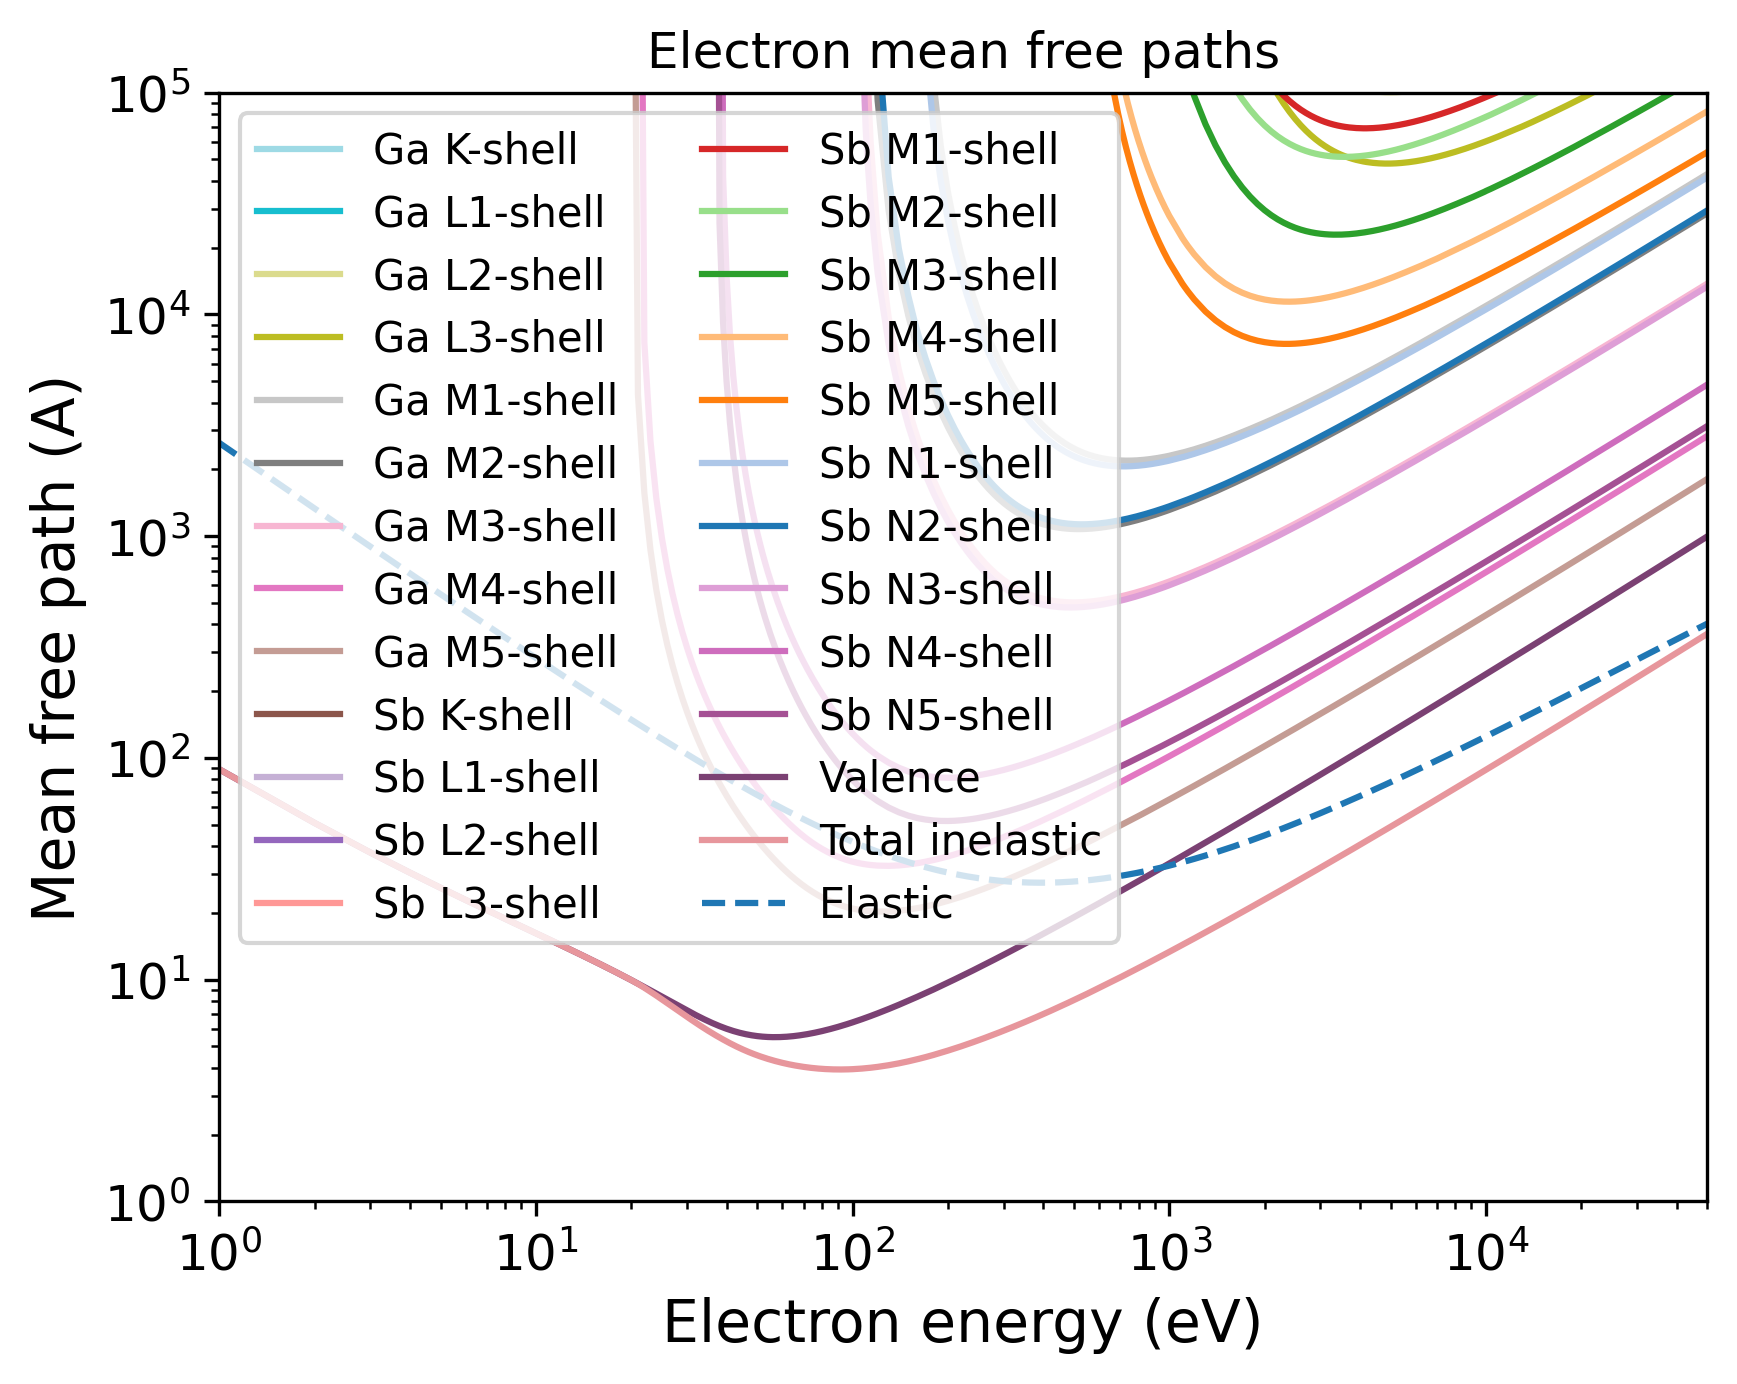

The script that saved this image:
import pandas as pd
import numpy as np
import matplotlib.pyplot as plt
import matplotlib.cm as cm
# Set the format:
plt.xlabel("Electron energy (eV)", fontsize=14)
plt.ylabel("Mean free path (A)", fontsize=14)
plt.xticks(fontsize=12)
plt.yticks(fontsize=12)
plt.grid(False)
# Set the axes:
# Read the output file:
df = pd.read_csv(r"OUTPUT_GaSb_Electron_IMFP.dat", sep=r'\s+', header=None, comment="#", skipinitialspace=True)
plt.xscale("log")
plt.yscale("log")
# Prepare the plot:
columns_to_plot = [ 1, 2, 3, 4, 5, 6, 7, 8, 9, 10, 11, 12, 13, 14, 15, 16, 17, 18, 19, 20, 21, 22, 23, 24, 25]
labels = [ "Ga K-shell", "Ga L1-shell", "Ga L2-shell", "Ga L3-shell", "Ga M1-shell", "Ga M2-shell", "Ga M3-shell", "Ga M4-shell", "Ga M5-shell", "Sb K-shell", "Sb L1-shell", "Sb L2-shell", "Sb L3-shell", "Sb M1-shell", "Sb M2-shell", "Sb M3-shell", "Sb M4-shell", "Sb M5-shell", "Sb N1-shell", "Sb N2-shell", "Sb N3-shell", "Sb N4-shell", "Sb N5-shell", "Valence", "Total inelastic"]
# Create N distinct colors from a colormap
N = len(columns_to_plot)
colors = np.vstack([plt.cm.tab20(np.linspace(1, 0, 20)), plt.cm.tab20b(np.linspace(1, 0, 20))])
# Set line styles:
linestyles = [ "-", "-", "-", "-", "-", "-", "-", "-", "-", "-", "-", "-", "-", "-", "-", "-", "-", "-", "-", "-", "-", "-", "-", "-", "-"]
for i, col in enumerate(columns_to_plot):
    color = colors[i % len(colors)]
    ls    = linestyles[i % len(linestyles)]
    label = labels[i % len(labels)]
    plt.plot(df.iloc[:, 0], df.iloc[:, col],
    color=color,
    label=label,
    linestyle=ls)
# Add a curve from the second file
df2 = pd.read_csv(r"OUTPUT_GaSb_Electron_EMFP.dat", sep=r'\s+', header=None, comment="#", skipinitialspace=True)
columns_to_plot2 = [ 3]
labels2 = [ "Elastic"]
# Create second part of the plot:
for col, label in zip(columns_to_plot2, labels2):
    plt.plot(df2.iloc[:, 0], df2.iloc[:, col], label=label, linestyle="--")
plt.xlim(1.00000000,50000.00000000)
plt.ylim(1.00000000,100000.00000000)
plt.title("Electron mean free paths")
plt.legend(loc="best", fontsize=10, ncol=2)
# Save the plot in this format:
plt.savefig("OUTPUT_MFP_electron.png", dpi=300, bbox_inches="tight")
